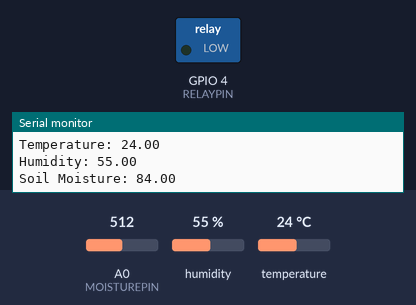
Recording of a sketch running on a simulated ESP8266 (NodeMCU). Shown: switched loads named in the sketch (green lamp = pin HIGH), the last lines printed to the serial monitor. The test bench sets the inputs (shaded band); at power-on: A0 (MOISTUREPIN) = 512, humidity 55 %, temperature 24 °C.

Above: at 1.2 s.
1.3 s: A0 (MOISTUREPIN) set to 833
3.2 s: A0 (MOISTUREPIN) set to 848
At 5.2 s:
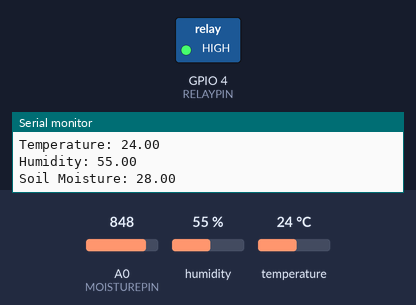
5.5 s: A0 (MOISTUREPIN) set to 716
At 7.2 s:
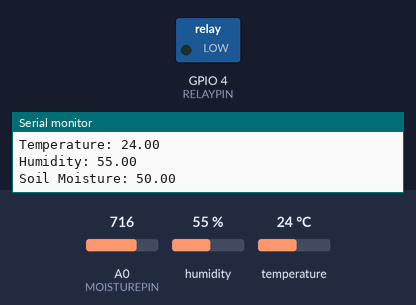
7.5 s: A0 (MOISTUREPIN) set to 900
At 8.7 s:
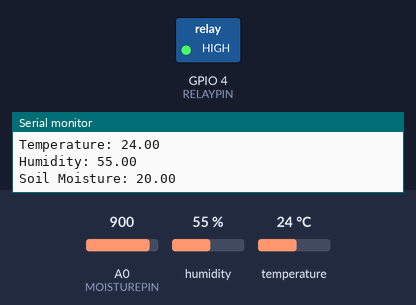
Timing chart, 0 to 10.5 s (numbered marks = the images above; inputs shaded):
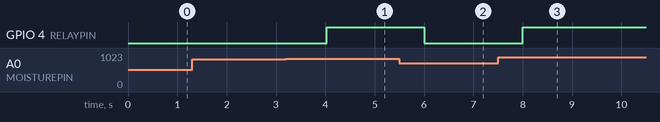

The sketch:

agri_iot.ino
```cpp
#include <Arduino.h>
#include <ESP8266WiFi.h>
#include <ESPAsyncWebServer.h>
#include <Adafruit_Sensor.h>
#include <DHT.h>

#define DHTPIN 5               // Digital pin connected to the DHT sensor
#define DHTTYPE DHT11          // Change to DHT11 or DHT21 if needed
#define MOISTUREPIN A0         // Analog pin connected to the moisture sensor
#define RELAYPIN 4             // Digital pin for relay

DHT dht(DHTPIN, DHTTYPE);
AsyncWebServer server(80);

float t = 0.0, h = 0.0, moisture = 0.0;
unsigned long previousMillis = 0;
const long interval = 1000;
int rawMoisture = 0;
int moistureThreshold = 30;

const char *ssid = "Irrigation_System";
const char *password = "12345678";

IPAddress local_ip(192, 168, 4, 1);
IPAddress gateway(192, 168, 4, 1);
IPAddress subnet(255, 255, 255, 0);

const char index_html[] PROGMEM = R"rawliteral(
<!DOCTYPE HTML><html>
<head>
  <meta name="viewport" content="width=device-width, initial-scale=1">
  <style>
    body { font-family: Arial, text-align: center; padding: 20px; background-color: #f4f4f4; }
    h2 { font-size: 2rem; color: #333; }
    table { width: 90%; margin: 20px auto; border-collapse: collapse; background: white; }
    th, td { padding: 10px; border: 1px solid #ddd; font-size: 1.2rem; }
    th { background: #4CAF50; color: white; }
    td span { font-weight: bold; }
    @media (max-width: 600px) {
      h2 { font-size: 1.5rem; }
      table { width: 100%; }
      th, td { font-size: 1rem; }
    }
  </style>
</head>
<body>
  <h2>IoT Based Irrigation System</h2>
  <table>
    <tr><th>Parameter</th><th>Value</th></tr>
    <tr><td>Temperature</td><td><span id="temperature">--</span>&deg;C</td></tr>
    <tr><td>Humidity</td><td><span id="humidity">--</span>%</td></tr>
    <tr><td>Soil Moisture</td><td><span id="moisture">--</span>%</td></tr>
    <tr><td>Pump Status</td><td><span id="pump_status">OFF</span></td></tr>
  </table>
  <p>Moisture Threshold: <input type="number" id="threshold" value="30" style="width:50px;"/> % <button onclick="setThreshold()">Set</button></p>
  <script>
    function updateData() {
      fetch('/temperature').then(res => res.text()).then(data => document.getElementById("temperature").innerText = data);
      fetch('/humidity').then(res => res.text()).then(data => document.getElementById("humidity").innerText = data);
      fetch('/moisture').then(res => res.text()).then(data => {
        document.getElementById("moisture").innerText = data;
        document.getElementById("pump_status").innerText = data < document.getElementById("threshold").value ? "ON" : "OFF";
      });
    }
    function setThreshold() {
      let value = document.getElementById("threshold").value;
      fetch('/set_threshold?value=' + value);
    }
    setInterval(updateData, 5000);
    updateData();
  </script>
</body>
</html>)rawliteral";

void setup() {
  Serial.begin(9600);
  dht.begin();

  pinMode(RELAYPIN, OUTPUT);
  digitalWrite(RELAYPIN, LOW);  // Initially turn off relay

  WiFi.softAPConfig(local_ip, gateway, subnet);
  WiFi.softAP(ssid, password);
  Serial.println("Access Point Started");
  Serial.print("IP Address: ");
  Serial.println(WiFi.softAPIP());

  server.on("/", HTTP_GET, [](AsyncWebServerRequest *request) {
    request->send_P(200, "text/html", index_html);
  });
  server.on("/temperature", HTTP_GET, [](AsyncWebServerRequest *request) {
    request->send(200, "text/plain", String(t));
  });
  server.on("/humidity", HTTP_GET, [](AsyncWebServerRequest *request) {
    request->send(200, "text/plain", String(h));
  });
  server.on("/moisture", HTTP_GET, [](AsyncWebServerRequest *request) {
    request->send(200, "text/plain", String(moisture));
  });
  server.on("/set_threshold", HTTP_GET, [](AsyncWebServerRequest *request) {
    if (request->hasParam("value")) {
      moistureThreshold = request->getParam("value")->value().toInt();
    }
    request->send(200, "text/plain", "Threshold updated");
  });

  server.begin();
}

void loop() {
  unsigned long currentMillis = millis();

  if (currentMillis - previousMillis >= interval) {
    previousMillis = currentMillis;
    float newT = dht.readTemperature();
    float newH = dht.readHumidity();

    rawMoisture = analogRead(MOISTUREPIN);
    moisture = map(rawMoisture, 1023, 424, 0, 100);  // Convert to percentage

    if ( moisture < moistureThreshold) {
      if (digitalRead(RELAYPIN) == 0) {
        digitalWrite(RELAYPIN, HIGH);
      }
    } else {
      digitalWrite(RELAYPIN, LOW);
    }


    if (!isnan(newT)) t = newT;
    if (!isnan(newH)) h = newH;

    Serial.print("Temperature: ");
    Serial.println(t);
    Serial.print("Humidity: ");
    Serial.println(h);
    Serial.print("Soil Moisture: ");
    Serial.println(moisture);
  }

}
```

Measured:
- the behaviour switches between 840 and 841 on A0 (MOISTUREPIN) (found by bisection; images 0 and 1)
- after the input at 3.2 s, GPIO 4 (RELAYPIN): LOW → HIGH after 0.82 s
- after the input at 5.5 s, GPIO 4 (RELAYPIN): HIGH → LOW after 0.50 s
- after the input at 7.5 s, GPIO 4 (RELAYPIN): LOW → HIGH after 0.50 s
